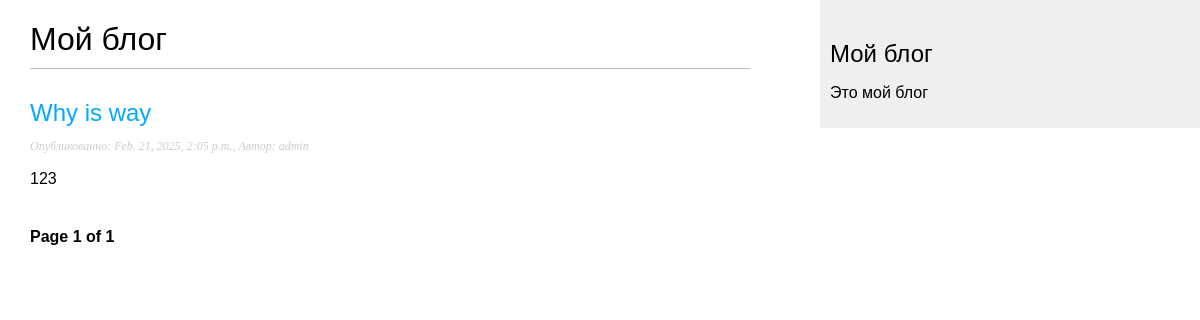
The page /blog/ on the database as committed earlier.
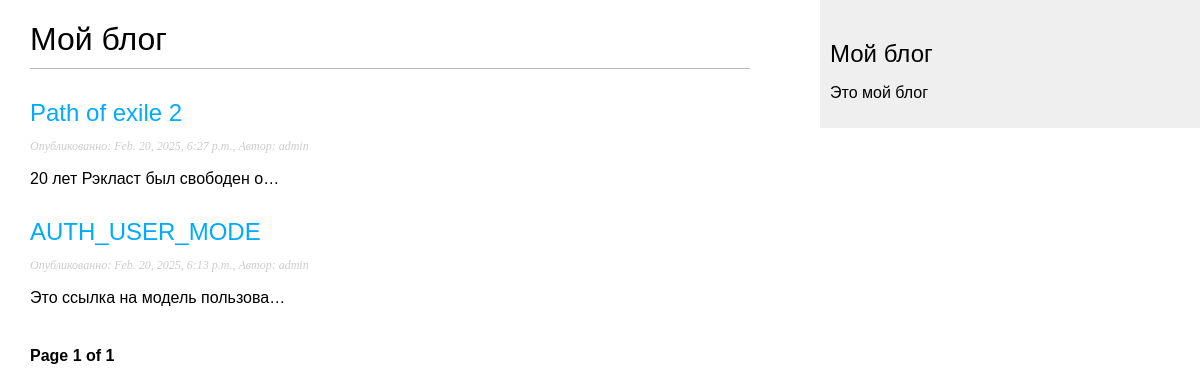
The same page on the database as committed later.
### blog/models.py (models this page shows, shortened)
class Post(models.Model):
    class Status(models.TextChoices):
        DRAFT = 'DT', 'Черновик'
        PUBLISHED = 'PB', 'Опубликован'
    title = models.CharField(max_length=250)
    slug = models.SlugField(
        max_length=250,
        unique_for_date='publish')
    author = models.ForeignKey(
        settings.AUTH_USER_MODEL,
        on_delete=models.CASCADE,
        related_name='blog_posts'
    )
    body = models.TextField()
    publish = models.DateTimeField(default=timezone.now)
    created = models.DateTimeField(auto_now_add=True)
    updated = models.DateTimeField(auto_now=True)
    status = models.CharField(
        max_length=2,
        choices=Status.choices,
        default=Status.DRAFT)
    objects = models.Manager() #Менеджер применяемый по умолчанию
    published = PublishedManager() #Конкретно-прикладной менеджер
    class Meta():
        ordering = ['-publish']
        indexes = [
            models.Index(fields=['-publish'])
        ]
    def get_absolute_url(self):
        return reverse(
            "blog:post_detail",
            args=[self.publish.year,
                  self.publish.month,
                  self.publish.day,
                  self.slug
            ]
    )

### blog/views.py (the view)
# urls.py: path('', views.post_list, name='post_list'),
def post_list(request):
    post_list = Post.published.all()
    paginator = Paginator(post_list, 3)
    page_number = request.GET.get('page', 1)
    posts = paginator.page(page_number)
    return render(request, 'blog/post/list.html', {'posts': posts})

### blog/models.py (called while the page is built)
    def get_queryset(self):
        return super().get_queryset().filter(status=Post.Status.PUBLISHED)

### blog/templates/blog/post/list.html (shortened to what this page needs)
{% extends 'blog/base.html' %}
{% block content %}
    <h1>Мой блог</h1>
    {% for post in posts%}
        <h2>
            <a href="{{ post.get_absolute_url }}">
                {{post.title}}
            </a>
        </h2>
        <p class='date'>
            Опубликованно: {{post.publish}}, Автор: {{post.author}}
        </p>
        {{post.body|truncatechars:30|linebreaks}}
    {% endfor %}
    {% include "pagination.html" with page=posts %}
{% endblock %}

### blog/templates/blog/base.html (shortened to what this page needs)
{% load static %}
<!DOCTYPE html>
<html>
<head>
    <link rel="stylesheet" href="{% static 'css/blog.css' %}">
</head>
<body>
    <div id='content'>
        {% block content %}
        {% endblock  %}
    </div>
    <div id="sidebar">
        <h2>Мой блог</h2>
        <p>Это мой блог</p>
    </div>
</body>
</html>

### blog/templates/pagination.html (shortened to what this page needs)
<div class='pagination'>
    <span class='steo-links'>
        <span class="current">
            Page {{page.number}} of {{ page.paginator.num_pages }}
        </span>
    </span>
</div>

### static/css/blog.css (style rules this page uses)
body { margin:0; padding:0; font-family:helvetica, sans-serif; }
a { color:#00abff; text-decoration:none; }
h1 { font-weight:normal; border-bottom:1px solid #bbb; padding:0 0 10px 0; }
h2 { font-weight:normal; margin:30px 0 0; }
#content { float:left; width:60%; padding:0 0 0 30px; }
#sidebar { float:right; width:30%; padding:10px; background:#efefef; height:100%; }
p.date { color:#ccc; font-family: georgia, serif; font-size: 12px; font-style: italic; }
.pagination { margin:40px 0; font-weight:bold; }

Rows that differ between the two databases and show on the page:
removed Post: title "Why is way", publish "Feb. 21, 2025, 2:05 p.m.", author "admin", body "123"
now on this page (row edited): Post: title "Path of exile 2", publish "Feb. 20, 2025, 6:27 p.m.", author "admin", body "20 лет Рэкласт был свободен о…"
now on this page (row edited): Post: title "AUTH_USER_MODE", publish "Feb. 20, 2025, 6:13 p.m.", author "admin", body "Это ссылка на модель пользова…"
